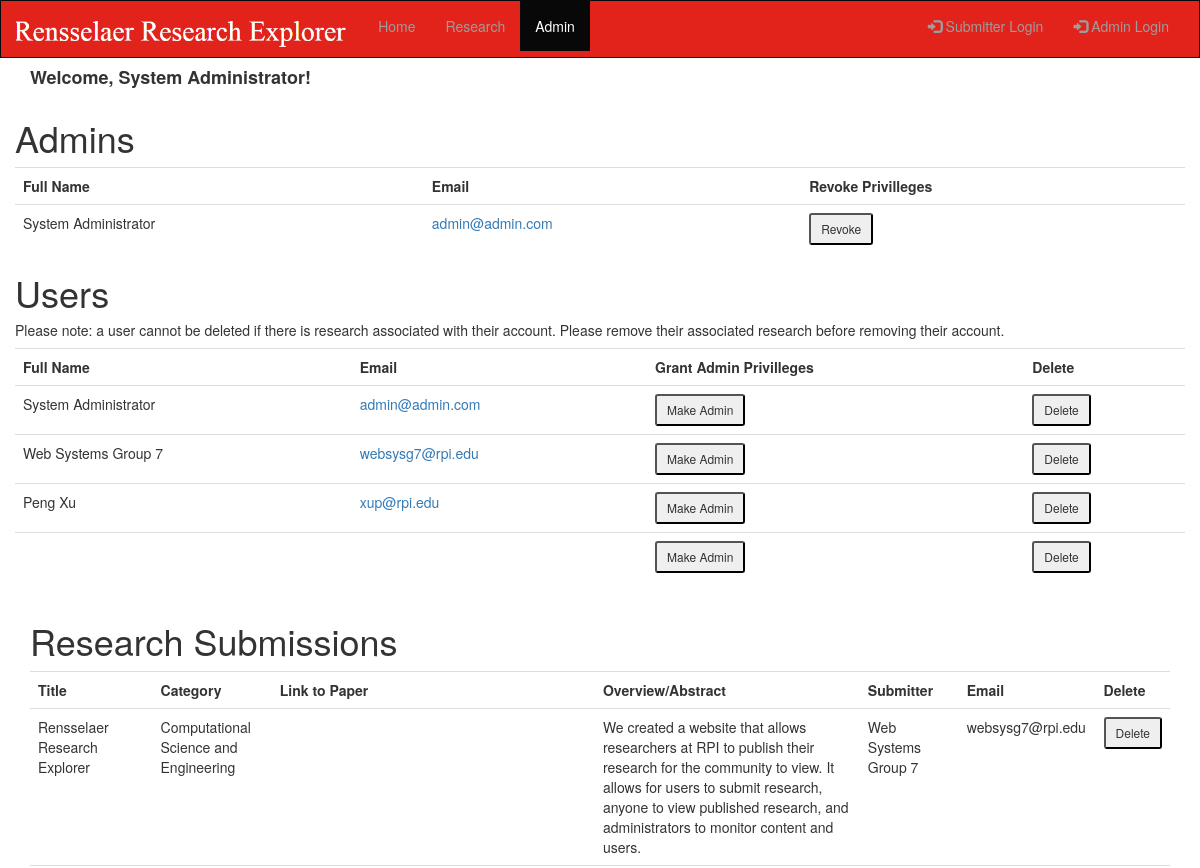
The app's page /admin.php (signed in, upper part), older data.
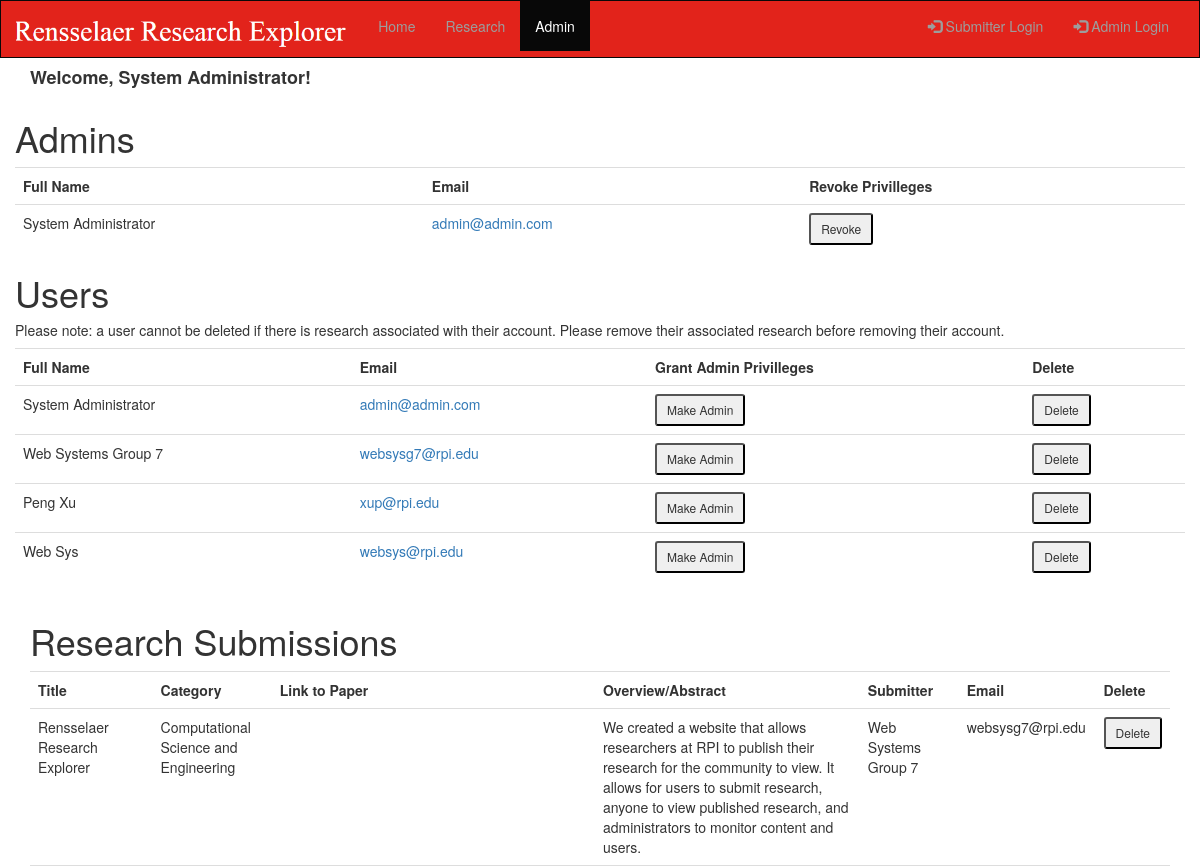
The same page, newer data.
### tables this page shows
CREATE TABLE `users` (
  `userID` int(11) NOT NULL,
  `username` varchar(250) NOT NULL,
  `password` varchar(250) NOT NULL,
  `salt` varchar(250) NOT NULL,
  `email` varchar(250) NOT NULL,
  `fullname` varchar(250) NOT NULL,
  `isAdmin` int(1) NOT NULL
);

CREATE TABLE `research` (
  `id` int(11) NOT NULL,
  `title` varchar(250) NOT NULL,
  `category` int(11) NOT NULL,
  `rplink` varchar(250) NOT NULL,
  `overview` text NOT NULL,
  `submitter` varchar(250) NOT NULL,
  `email` varchar(250) NOT NULL
);

### admin.php (the view, shortened to what this page needs)
<?php
try {
  require './config.php';
  $dbconn = new PDO('mysql:host=localhost;dbname='.$config['DB_NAME'], $config['DB_USERNAME'], $config['DB_PASSWORD']);
}
catch (Exception $e) {
  echo "Error: " . $e->getMessage();
}
?>
<!DOCTYPE html>
<html lang="en">
<head>
  <link rel="stylesheet" href="https://maxcdn.bootstrapcdn.com/bootstrap/3.3.7/css/bootstrap.min.css">
  <link rel="stylesheet" href="index.css" type="text/css" />
</head>
<body>
<nav class="navbar navbar-inverse">
  <div class="container-fluid">
    <div class="navbar-header">
      <a class="navbar-brand" href="index.php"><img src="logo.png" alt="logo" height="35"/></a>
    </div>
    <div class="collapse navbar-collapse" id="myNavbar">
      <ul class="nav navbar-nav">
        <li><a href="index.php">Home</a></li>
        <li><a href="research.php">Research</a></li>
        <li class="active"><a href="admin.php">Admin</a></li>
      </ul>
      <ul class="nav navbar-nav navbar-right">
        <li><a href="admin_login.php"><p class="glyphicon glyphicon-log-in"></p> Admin Login</a></li>
      </ul>
      <ul class="nav navbar-nav navbar-right">
        <li><a href="login.php"><p class="glyphicon glyphicon-log-in"></p> Submitter Login</a></li>
      </ul>
    </div>
  </div>
</nav>
<div class="container">
  <?php
  echo "<h4>Welcome, ".$_SESSION["fullname"]."!</h4>";
  ?>
<div class="row">
  <div class="col-xl-8">
    <h1>Admins</h1>
    <?php
    $queryString = "SELECT fullname,email,userID FROM users WHERE isAdmin=1";
    $stmt = $dbconn->prepare($queryString);
    $stmt->execute();
    $print = '<Table class = "table"><tr><th>Full Name</th><th>Email</th><th>Revoke Privilleges</th></tr>';
    while($result = $stmt->fetch()){
      $print = $print.'<tr><td>'.$result['fullname'].'</td><td><a href=mailto:'.$result['email'].'>'.$result['email'].'</a></td><td><form  class="form" action="#" method="post"><div class="input-group-btn"><div  role="group"><button type="submit" name="revokeA" value='.$result['userID'].' class="btn-sm">Revoke</button></div></div></form></td></tr>';
    }
    $print = $print.'</table>';
    echo $print;
    ?>
  </div>
  <div class="col-xl-8">
    <h1>Users</h1>
    <h5>Please note: a user cannot be deleted if there is research associated with their account. Please remove their associated research before removing their account.</h5>
    <?php
    $queryString = "SELECT fullname,email,userID FROM users WHERE 1";
    $stmt = $dbconn->prepare($queryString);
    $stmt->execute();
    $print = '<Table class = "table"><tr><th>Full Name</th><th>Email</th><th>Grant Admin Privilleges</th><th>Delete</th></tr>';
    while($result = $stmt->fetch()){
      $print = $print.'<tr><td>'.$result['fullname'].'</td><td><a href=mailto:'.$result['email'].'>'.$result['email'].'</a></td><td><form  class="form" action="#" method="post"><div class="input-group-btn"><div  role="group"><button type="submit" name="makeA" value='.$result['userID'].' class="btn-sm">Make Admin</button></div></div></form></td><td><form  class="form" action="#" method="post"><div class="input-group-btn"><div  role="group"><button type="submit" name="deleteU" value='.$result['userID'].' class="btn-sm">Delete</button></div></div></form></td></tr>';
    }
    $print = $print.'</table>';
    echo $print;
    ?>
  </div>
</div>
  <div class="col-xl-8">
    <h1>Research Submissions</h1>
    <?php
    $queryString = "SELECT * FROM research WHERE 1";
    $stmt = $dbconn->prepare($queryString);
    $stmt->execute();
    $print = '<Table class = "table"><tr><th>Title</th><th>Category</th><th>Link to Paper</th><th>Overview/Abstract</th><th>Submitter</th><th>Email</th><th>Delete</th></tr>';
    while($result = $stmt->fetch()){
      if($result['category']==1){
        $cat = 'Biotechnology and the Life Sciences';
      }
      else if ($result['category']==2){
        $cat = 'Computational Science and Engineering';
      }
      else if ($result['category']==3){
        $cat = 'Energy, Environment, and Smart Systems';
      }
      else if ($result['category']==4){
        $cat = 'Media, Arts, Science and Technology';
      }
      else if ($result['category']==5){
        $cat = 'Nanotechnology and Advanced Materials';
      }
      $print = $print.'<tr><td>'.$result['title'].'</td><td>'.$cat.'</td><td><a href='.$result['rplink'].'>'.$result['rplink'].'</a></td><td>'.$result['overview'].'</td><td>'.$result['submitter'].'</td><td>'.$result['email'].'</td><td><form  class="form" action="#" method="post"><div class="input-group-btn"><div  role="group"><button type="submit" name="deleteR" value='.$result['id'].' class="btn-sm">Delete</button></div></div></form></td></tr>';
    }
    $print = $print.'</table>';
    echo $print;
    ?>
  </div>
</div>
</body>
</html>

### index.css (style rules this page uses)
body { height:auto; min-height:100%; bottom:0px; left:0px; right:0px; position:absolute; top:0; }
h4 { font-weight:bold; }
.navbar { margin-bottom: 0; border-radius: 0; background-color: #E2231B; color: white; }

Row changes from the older to the newer data that the page shows:
added users: fullname "Web Sys", email "websys@rpi.edu"
